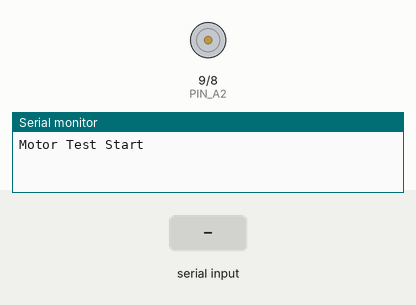
Simulated run of this sketch. Board: Arduino Uno, built with avr-gcc and run on an emulated ATmega328P. On the bench: motor-driver pin pairs drawn as motors (green arrow = first pin HIGH = forward, orange = second pin HIGH = backward, longer = more drive, scaled by the enable pin), the last lines printed to the serial monitor. Inputs (shaded band) come from the test bench.

Above: at 1.2 s.
1.3 s: "w" received over Serial
At 1.7 s:
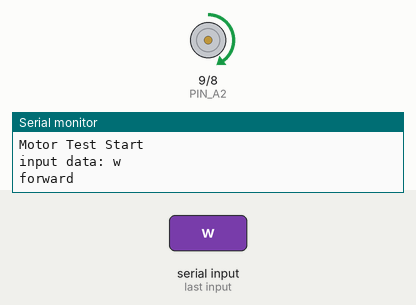
2.8 s: "s" received over Serial
At 4.0 s:
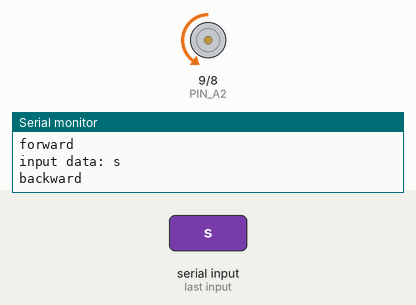
4.3 s: "t" received over Serial
At 5.1 s:
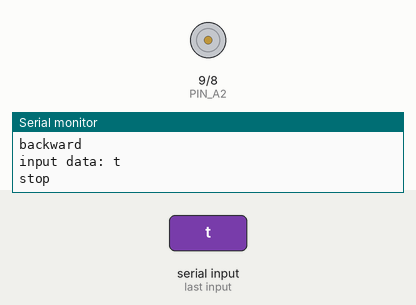
Timing chart, 0 to 7.3 s (numbered marks = the images above; inputs shaded):
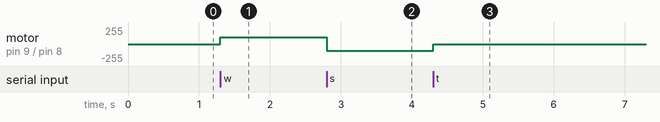

Measured:
- after the input at 1.3 s, motor on pin 9 (PIN_A2) / pin 8 (PIN_B2): stopped → forward 100/255 at once
- after the input at 2.8 s, motor on pin 9 (PIN_A2) / pin 8 (PIN_B2): forward 100/255 → backward 100/255 at once
- after the input at 4.3 s, motor on pin 9 (PIN_A2) / pin 8 (PIN_B2): backward 100/255 → stopped at once

The sketch:

motor_encoder.ino
```cpp
// code start
#define PIN_A2 9
#define PIN_B2 8
#define PWM 10
#define encoderA 2
#define encoderB 3

int encoderPos = 0;

char val;

void setup() {
  pinMode(PIN_A2, OUTPUT);
  pinMode(PIN_B2, OUTPUT);

  pinMode(encoderA, INPUT_PULLUP);
  attachInterrupt(2, doEncoderA, CHANGE);

  pinMode(encoderB, INPUT_PULLUP);
  attachInterrupt(3, doEncoderB, CHANGE);

  Serial.begin(115200);
  Serial.println("Motor Test Start");
}

void loop() {
  while(!Serial.available()); // 시리얼 입력 받을 때 까지 기다리기
  while(Serial.available()){
    val = Serial.read();
    Serial.print("input data: ");
    Serial.println(val);
    if(val=='w'){
      forward();
      Serial.println("forward");
    } else if(val=='s'){
      backward();
      Serial.println("backward");
    } else if(val=='t'){
      stop();
      Serial.println("stop");
    }
  }
}

void forward(){
  digitalWrite(PIN_A2, HIGH);
  digitalWrite(PIN_B2, LOW);
  analogWrite(PWM, 100);
}

void backward(){
  digitalWrite(PIN_A2, LOW);
  digitalWrite(PIN_B2, HIGH);
  analogWrite(PWM, 100);
}

void stop(){
  digitalWrite(PIN_A2, LOW);
  digitalWrite(PIN_B2, LOW);
  analogWrite(PWM, 0);
}

void doEncoderA(){ // 빨녹일 때
//  if(digitalRead(encoderPinA)==digitalRead(encoderPinB)) // 같으면
//    encoderPos++; // 정회전
//  else // 다르면
//    encoderPos--; // 역회전
  encoderPos += (digitalRead(encoderA)==digitalRead(encoderB))?1:-1;
  Serial.print("A   ");
  Serial.println(encoderPos);
}

void doEncoderB(){ // 보파일 때
//  if(digitalRead(encoderPinA)==digitalRead(encoderPinB)) // 같으면
//    encoderPos--; // 역회전
//  else // 다르면
//    encoderPos++; // 정회전
  encoderPos += (digitalRead(encoderA)==digitalRead(encoderB))?-1:1;
  Serial.print("B   ");
  Serial.println(encoderPos);
}
// code end
```
